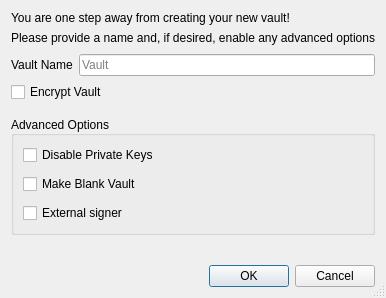
<?xml version="1.0" encoding="UTF-8"?>
<ui version="4.0">
 <class>CreateVaultDialog</class>
 <widget class="QDialog" name="CreateVaultDialog">
  <property name="geometry">
   <rect>
    <x>0</x>
    <y>0</y>
    <width>371</width>
    <height>298</height>
   </rect>
  </property>
  <property name="windowTitle">
   <string>Create Vault</string>
  </property>
  <property name="sizeGripEnabled">
   <bool>true</bool>
  </property>
  <layout class="QVBoxLayout" name="verticalLayout">
   <item>
    <widget class="QLabel" name="label_description">
     <property name="sizePolicy">
      <sizepolicy hsizetype="Preferred" vsizetype="Preferred">
       <horstretch>0</horstretch>
       <verstretch>0</verstretch>
      </sizepolicy>
     </property>
     <property name="text">
      <string>You are one step away from creating your new vault!</string>
     </property>
     <property name="alignment">
      <set>Qt::AlignLeading|Qt::AlignLeft|Qt::AlignVCenter</set>
     </property>
     <property name="wordWrap">
      <bool>false</bool>
     </property>
    </widget>
   </item>
   <item>
    <widget class="QLabel" name="label_subdescription">
     <property name="text">
      <string>Please provide a name and, if desired, enable any advanced options</string>
     </property>
    </widget>
   </item>
   <item>
    <spacer name="verticalSpacer">
     <property name="orientation">
      <enum>Qt::Vertical</enum>
     </property>
     <property name="sizeType">
      <enum>QSizePolicy::Fixed</enum>
     </property>
     <property name="sizeHint" stdset="0">
      <size>
       <width>20</width>
       <height>3</height>
      </size>
     </property>
    </spacer>
   </item>
   <item>
    <layout class="QHBoxLayout" name="horizontalLayout">
     <item>
      <widget class="QLabel" name="vault_name_label">
       <property name="text">
        <string>Vault Name</string>
       </property>
      </widget>
     </item>
     <item>
      <widget class="QLineEdit" name="vault_name_line_edit">
       <property name="minimumSize">
        <size>
         <width>262</width>
         <height>0</height>
        </size>
       </property>
       <property name="placeholderText">
        <string>Vault</string>
       </property>
      </widget>
     </item>
    </layout>
   </item>
   <item>
    <widget class="QCheckBox" name="encrypt_vault_checkbox">
     <property name="toolTip">
      <string>Encrypt the vault. The vault will be encrypted with a passphrase of your choice.</string>
     </property>
     <property name="text">
      <string>Encrypt Vault</string>
     </property>
     <property name="checked">
      <bool>false</bool>
     </property>
    </widget>
   </item>
   <item>
    <spacer name="verticalSpacer_1">
     <property name="orientation">
      <enum>Qt::Vertical</enum>
     </property>
     <property name="sizeType">
      <enum>QSizePolicy::Fixed</enum>
     </property>
     <property name="sizeHint" stdset="0">
      <size>
       <width>20</width>
       <height>8</height>
      </size>
     </property>
    </spacer>
   </item>
   <item>
    <widget class="QGroupBox" name="groupBox">
     <property name="title">
      <string>Advanced Options</string>
     </property>
     <property name="alignment">
      <set>Qt::AlignLeading|Qt::AlignLeft|Qt::AlignVCenter</set>
     </property>
     <property name="flat">
      <bool>false</bool>
     </property>
     <property name="checkable">
      <bool>false</bool>
     </property>
     <layout class="QVBoxLayout" name="verticalLayout_groupbox">
      <property name="spacing">
       <number>9</number>
      </property>
      <item>
       <widget class="QCheckBox" name="disable_privkeys_checkbox">
        <property name="enabled">
         <bool>true</bool>
        </property>
        <property name="toolTip">
         <string>Disable private keys for this vault. Vaults with private keys disabled will have no private keys and cannot have an HD seed or imported private keys. This is ideal for vaults that only track addresses.</string>
        </property>
        <property name="text">
         <string>Disable Private Keys</string>
        </property>
       </widget>
      </item>
      <item>
       <widget class="QCheckBox" name="blank_vault_checkbox">
        <property name="toolTip">
         <string>Make a blank vault. Blank vaults do not initially have private keys or scripts. Private keys and addresses can be imported, or an HD seed can be set, at a later time.</string>
        </property>
        <property name="text">
         <string>Make Blank Vault</string>
        </property>
       </widget>
      </item>
      <item>
       <widget class="QCheckBox" name="external_signer_checkbox">
        <property name="toolTip">
         <string>Use an external signing device such as a hardware signer. Configure the external signer script in vault preferences first.</string>
        </property>
        <property name="text">
         <string>External signer</string>
        </property>
       </widget>
      </item>
     </layout>
    </widget>
   </item>
   <item>
    <spacer name="verticalSpacer_2">
     <property name="orientation">
      <enum>Qt::Vertical</enum>
     </property>
     <property name="sizeHint" stdset="0">
      <size>
       <width>20</width>
       <height>0</height>
      </size>
     </property>
    </spacer>
   </item>
   <item>
    <widget class="QDialogButtonBox" name="buttonBox">
     <property name="orientation">
      <enum>Qt::Horizontal</enum>
     </property>
     <property name="standardButtons">
      <set>QDialogButtonBox::Cancel|QDialogButtonBox::Ok</set>
     </property>
    </widget>
   </item>
  </layout>
 </widget>
 <tabstops>
  <tabstop>vault_name_line_edit</tabstop>
  <tabstop>encrypt_vault_checkbox</tabstop>
  <tabstop>disable_privkeys_checkbox</tabstop>
  <tabstop>blank_vault_checkbox</tabstop>
  <tabstop>external_signer_checkbox</tabstop>
 </tabstops>
 <resources/>
 <connections>
  <connection>
   <sender>buttonBox</sender>
   <signal>accepted()</signal>
   <receiver>CreateVaultDialog</receiver>
   <slot>accept()</slot>
   <hints>
    <hint type="sourcelabel">
     <x>248</x>
     <y>254</y>
    </hint>
    <hint type="destinationlabel">
     <x>157</x>
     <y>274</y>
    </hint>
   </hints>
  </connection>
  <connection>
   <sender>buttonBox</sender>
   <signal>rejected()</signal>
   <receiver>CreateVaultDialog</receiver>
   <slot>reject()</slot>
   <hints>
    <hint type="sourcelabel">
     <x>316</x>
     <y>260</y>
    </hint>
    <hint type="destinationlabel">
     <x>286</x>
     <y>274</y>
    </hint>
   </hints>
  </connection>
 </connections>
</ui>
